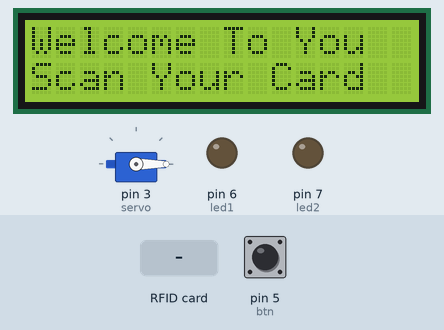
Simulated run of this sketch. Board: Arduino Uno, built with avr-gcc and run on an emulated ATmega328P. Shown: servo, 16×2 character LCD, output pins drawn as LEDs (lit = HIGH). The inputs (shaded band) are chosen by the test bench; at power-on: pin 5 (btn) HIGH. Pins used as bus, display or sensor lines are not drawn; what the sketch prints to the serial monitor is not drawn.

Above: at 1.3 s.
1.4 s: RFID card 0A 9F FE BE held to the reader
At 2.6 s:
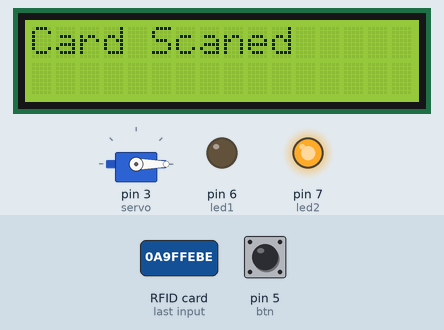
4.4 s: RFID card AC 0F EF 5B held to the reader
At 7.0 s:
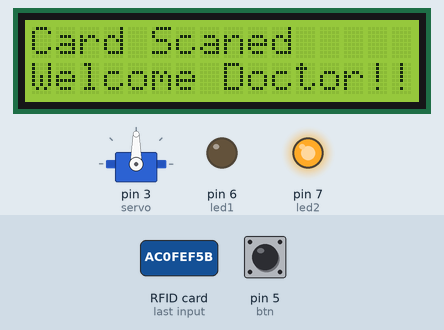
7.4 s: RFID card 23 2F B4 18 held to the reader
At 10.2 s:
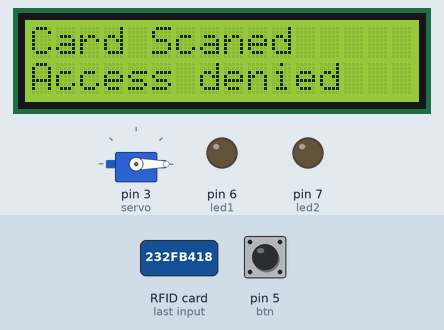
10.4 s: RFID card 0A 9F FE BE held to the reader
At 13.1 s:
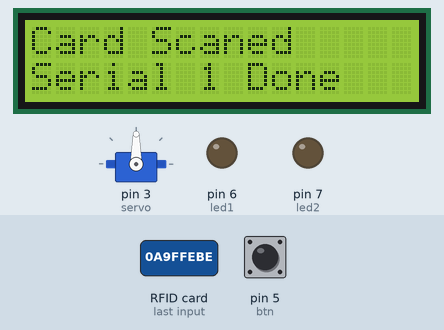
13.4 s: pin 5 (btn) pulled LOW for 3.2 s
At 17.4 s:
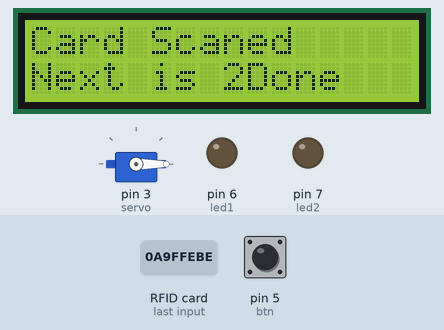
18.1 s: pin 5 (btn) pulled LOW for 0.15 s
At 19.9 s:
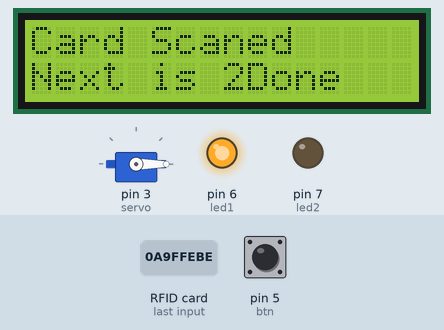
Timing chart, 0 to 21.1 s (numbered marks = the images above; inputs shaded):
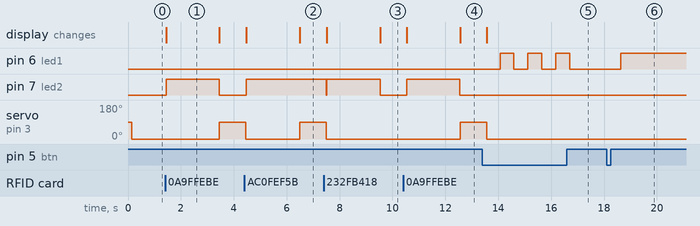

Measured:
- after the input at 1.4 s, pin 7 (led2): LOW → HIGH at once, → LOW 2.0 s later; servo on pin 3 (servo): 0° → 90° after 2.1 s; the display: changes at once (image 1)
- after the input at 4.4 s, pin 7 (led2): LOW → HIGH after 0.07 s; the display: first changes after 0.07 s (image 2 shows a later state)
- after the input at 7.4 s, the display: first changes after 0.11 s (image 3 shows a later state)
- after the input at 10.4 s, pin 7 (led2): LOW → HIGH after 0.15 s, → LOW 2.0 s later; servo on pin 3 (servo): 0° → 90° after 2.2 s; the display: first changes after 0.15 s (image 4 shows a later state)
- after the input at 13.4 s, pin 6 (led1): alternates HIGH for 0.53 s and LOW for 0.53 s, 6 changes in all, then stays LOW, starting after 0.67 s
- after the input at 18.1 s, pin 6 (led1): LOW → HIGH after 0.52 s
- what the display in image 1 shows lasts 2.1 s, from 1.4 s to 3.5 s

The sketch:

ard.ino
```cpp
#include <LiquidCrystal_I2C.h>

#include <SPI.h>
#include <MFRC522.h>
#include <Servo.h>

#define SS_PIN 10
#define RST_PIN 9
#define card "0A 9F FE BE"
#define tag "AC 0F EF 5B"
#define card2 "23 2F B4 18"
#define card3 "C3 01 B8 18"
#define card4 "D3 85 A8 18"

MFRC522 mfrc522(SS_PIN, RST_PIN);


const int led1 =  6;
const int led2 =  7;
int btn =  5;
int servo =  3;
int x=0;
int y=0;
int buttonState = 0;
int b = 0;

LiquidCrystal_I2C lcd(0x27, 16, 2);
Servo s1;
void setup() {
  s1.attach(servo);
  pinMode(led1, OUTPUT);
  pinMode(led2, OUTPUT);
  pinMode(btn, INPUT);
  Serial.begin(9600);
  SPI.begin();
  mfrc522.PCD_Init();
  lcd.begin();
  lcd.backlight();
  lcd.clear();
  lcd.setCursor(0, 0);
  lcd.print("Welcome To You");
  lcd.setCursor(0, 1);
  lcd.print("Scan Your Card");
  s1.write(0);


}

void loop() {

  buttonState = digitalRead(btn);

  if (buttonState == LOW) {
    delay(500);
    if(b==0){
      b = 1;
    }
    else{
      b=0;
    }

    if(b==1){
    digitalWrite(led1, HIGH);
    }
    else{
      digitalWrite(led1, LOW);
    }
  }
  if ( ! mfrc522.PICC_IsNewCardPresent())
  {
   return;
  }
  if ( ! mfrc522.PICC_ReadCardSerial())
  {
    return;
  }

  lcd.clear();
  lcd.setCursor(0, 0);
  lcd.print("Card Scaned");
  digitalWrite(led2, HIGH);
  String content= "";
  byte letter;
  for (byte i = 0; i < mfrc522.uid.size; i++)
  {
     content.concat(String(mfrc522.uid.uidByte[i] < 0x10 ? " 0" : " "));
     content.concat(String(mfrc522.uid.uidByte[i], HEX));

  }

  content.toUpperCase();

  delay(2000);

  if (content.substring(1) == tag )
  {

    lcd.setCursor(0, 1);
    lcd.print("Welcome Doctor!!");
    s1.write(90);
      delay(1000);

      s1.write(0);
    digitalWrite(led2, LOW);

  }

  else if (content.substring(1) == card && x==0)
  {
    digitalWrite(led2, LOW);
    if(y==0){
      y=1;
      lcd.setCursor(0, 1);
      lcd.print("Serial 1 can go");
      s1.write(90);
      delay(1000);

      s1.write(0);
      Serial.println("1");

    }
    else{
      y=0;
      lcd.setCursor(0, 1);
      lcd.print("Serial 1 Done");
      s1.write(90);
      delay(1000);

      s1.write(0);
      lcd.setCursor(0, 2);
      lcd.print("Next is 2");
      Serial.println("1");
      x++;
    }


  }

  else if (content.substring(1) == card2 && x==1)
  {
    digitalWrite(led2, LOW);
    if(y==0){
      y=1;
      lcd.setCursor(0, 1);
      lcd.print("Serial 2 can go");
      s1.write(90);
      delay(1000);

      s1.write(0);
      Serial.println("2");
    }
    else{
      y=0;
      lcd.setCursor(0, 1);
      lcd.print("Serial 2 Done");
      s1.write(90);
      delay(1000);

      s1.write(0);
      lcd.setCursor(0, 2);
      lcd.print("Next is 3");
      Serial.println("2");
      x++;
    }


  }

  else if (content.substring(1) == card3 && x==2)
  {
    digitalWrite(led2, LOW);
    if(y==0){
      y=1;
      lcd.setCursor(0, 1);
      lcd.print("Serial 3 can go");
      s1.write(90);
      delay(1000);

      s1.write(0);
      Serial.println("3");
    }
    else{
      y=0;
      lcd.setCursor(0, 1);
      lcd.print("Serial 3 Done");
      s1.write(90);
      delay(1000);

      s1.write(0);
      lcd.setCursor(0, 2);
      lcd.print("Next is 4");
      Serial.println("3");
      x++;
    }


  }

  else if (content.substring(1) == card4 && x==3)
  {
    digitalWrite(led2, LOW);
    if(y==0){
      y=1;
      lcd.setCursor(0, 1);
      lcd.print("Serial 4 can go");
      s1.write(90);
      delay(1000);

      s1.write(0);
      Serial.println("4");
    }
    else{
      y=0;
      lcd.setCursor(0, 1);
      lcd.print("Serial 4 Done");
      s1.write(90);
      delay(1000);

      s1.write(0);
      lcd.setCursor(0, 2);
      lcd.print("Next is 1");
      Serial.println("4");
      x=0;
    }
  }

  else
  {
    lcd.setCursor(0, 1);
    lcd.print("Wrong Card");
    lcd.setCursor(0, 2);
    lcd.print("Access denied");
    digitalWrite(led2, LOW);
    delay(1000);

   }
}
```
